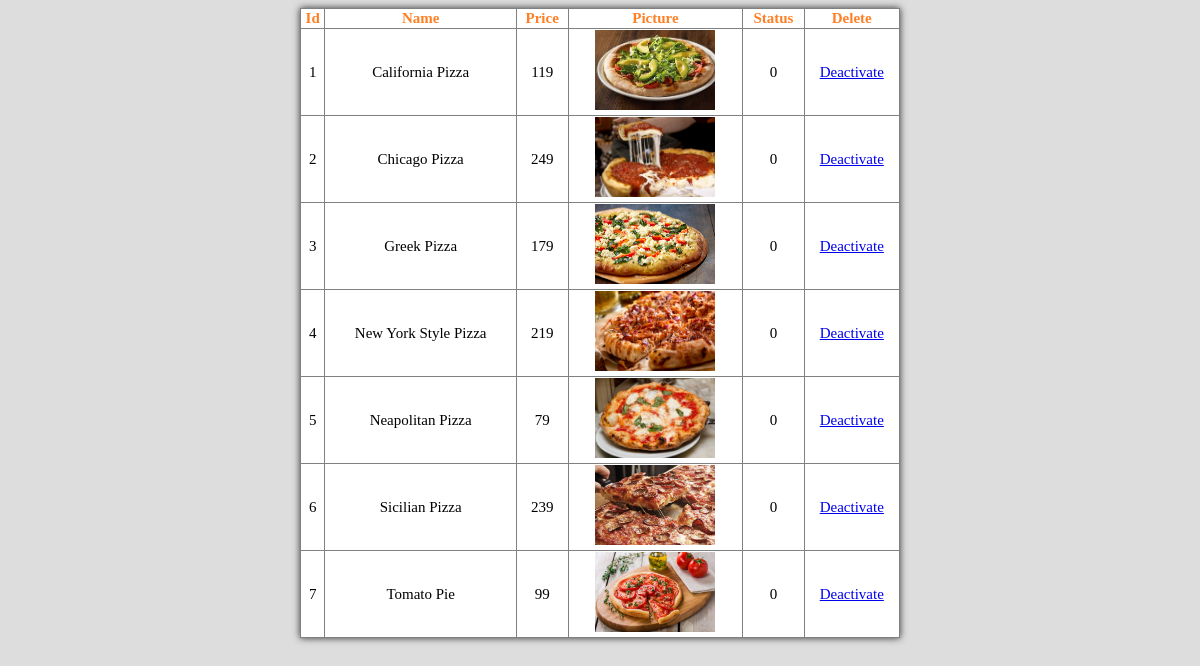
The page /admin/item_view.php on the database its author committed.
### tables this page shows
CREATE TABLE `item` (
  `id` int(3) NOT NULL,
  `name` varchar(200) NOT NULL,
  `price` int(20) NOT NULL,
  `picture` text NOT NULL,
  `status` int(1) NOT NULL
);

### admin/item_view.php (the view, shortened to what this page needs)
<?php
include("connect.php");
?>
<!DOCTYPE html>
<html>
<head>
</head>
<body>
<table align="center" border="1">
		<tr>
		<th> id</th>
		<th> name</th>
		<th>price</th>
		<th>picture</th>
		<th>status</th>
		<th>delete</th>
		</tr>
	<?php
	$sql="SELECT * FROM item";
	$qry=mysqli_query($con,$sql);
	$sl=1;
	while($row=mysqli_fetch_array($qry))
	 {
	 	 	$pic=$row['picture'];
	 	?>
	<tr>
			<td><?php echo $sl; ?></td>
			<td><?php echo $row['name']; ?></td>
			<td><?php echo $row['price']; ?></td>
			<td><center><img id="picture" src="<?php echo $pic; ?>" width="120px" height=80px></center></td>
			<td><?php echo $row['status']; ?></td>
			<td><a id="delete" href="delete.php?id=<?php echo $row['id'] ?>">deactivate</a></td>
		<?php
		$sl++;
	}
		?>
	</tr>
</table>
</body>
</html>

### admin/item_view.php (style rules this page uses)
body { background-color: #ddd; text-align: center; text-transform: capitalize; }
table { width:600px; height:130px; border-collapse: collapse; box-shadow: 0px 0px 7px #323232; background-color: #fff; font-size: 15px; font-family: verdana; }
th { color:#ff7f24; }

### rows shown on the page
item: name "California Pizza", price "119", picture (picture), status "0"
item: name "Chicago Pizza", price "249", picture (picture), status "0"
item: name "Greek Pizza", price "179", picture (picture), status "0"
item: name "New York Style Pizza", price "219", picture (picture), status "0"
item: name "Neapolitan Pizza", price "79", picture (picture), status "0"
item: name "Sicilian Pizza", price "239", picture (picture), status "0"
item: name "Tomato Pie", price "99", picture (picture), status "0"
